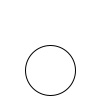
Frame 1 (no input)
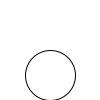
Frame 60 (the mouse pressed at the canvas centre just before this capture)
Frame 120 (the mouse held since frame 60 and released just before this capture): identical to frame 60, image omitted

The Processing sketch that drew these frames (run headless with seeded random() and noise(); from frame 60 on, the mouse is pressed at the canvas centre):

// Processing sketch: exam_241008c
// ── exam_241008c.pde
// aww, he's trying SO hard to
// reach the top of the frame

void setup(){
  //size(666, 666);
}

void draw(){
  background(255);
  float x = sin(frameCount*0.09); // [-1..1]
  x = max(x, 0);                  // [0..1]
  x *= 45;                        // [0..45]
  x = height - x;                 // [55..100]
  x -= 25;                        // [30..75]
  
  circle(width/2, x, 50);
}
